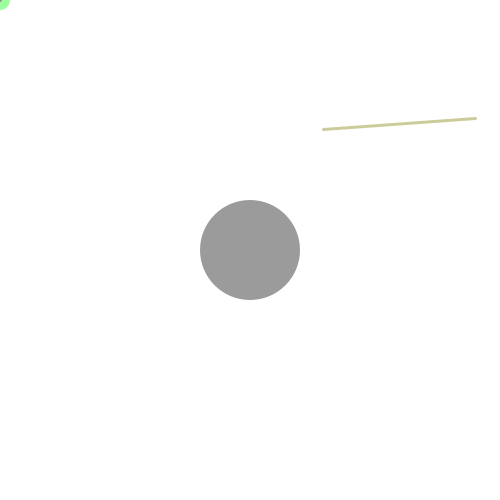
Frame 1 (no input)
Frame 60 (the mouse pressed at the canvas centre just before this capture): identical to frame 1, image omitted
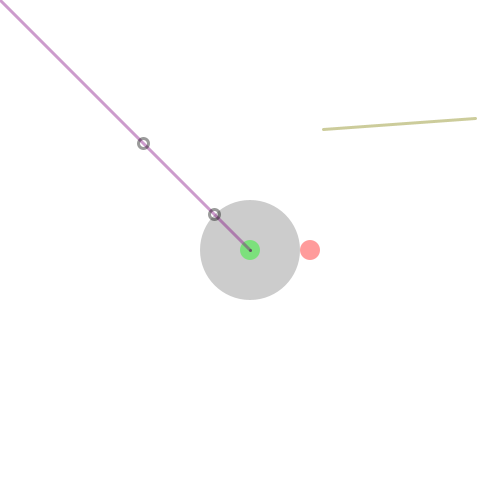
Frame 120 (the mouse held since frame 60 and released just before this capture)

The Processing sketch that drew these frames (run headless with seeded random() and noise(); from frame 60 on, the mouse is pressed at the canvas centre):

// Processing sketch: CheckCollision_Glue_Test
// ── CheckCollision_Glue_Test.pde
PVector b, m, rl1, rl2;
float rB, rM;

void setup(){
  size(500,500);
  smooth();
  ellipseMode(CENTER);
  
  b = new PVector(width*0.5, height*0.5, 0.0);
  m = new PVector();
  rl1 = new PVector(random(width), random(height), 0.0);
  rl2 = new PVector(random(width), random(height), 0.0);
  rB = 50;
  rM = 10;
}

void draw(){
  background(255);
  m.set(mouseX, mouseY, 0.0);
  
  noStroke();
  if(checkCollision(b, m, rM, rB)) fill(125, 100);
  else fill(0, 100);
  ellipse(b.x, b.y, rB*2, rB*2);
  
  noStroke();
  fill(0,255,0,100);
  ellipse(m.x, m.y, rM*2, rM*2);
  
  if(checkCollision(b, m, rM, rB)){
    PVector tmpM = new PVector();
    PVector tmpC = new PVector();
    PVector tmpL = new PVector();
    
    tmpC.set(keepCirclesGlued(m, b, rM, rB));
    tmpM.set(mouseX-pmouseX, mouseY-pmouseY, 0.0);
    tmpL.set(calcVelCircleCollision(m, b, tmpM));
    
    noStroke();
    fill(255,0,0, 100);
    ellipse(tmpC.x, tmpC.y, rM*2, rM*2);
    
    stroke(0,100);
    strokeWeight(3);
    float f = 10;
    line(b.x + tmpL.x*f, b.y + tmpL.y*f, b.x, b.y);
  }
  
  PVector tmpI = new PVector();
  tmpI.set(intersect(new PVector(0,0), m, rl1, rl2));
  
  noFill();
  strokeWeight(3);
  stroke(125,0,125, 100);
  line(0,0, m.x, m.y);
  stroke(125,125,0, 100);
  line(rl1.x, rl1.y, rl2.x, rl2.y);
  stroke(0,0,0,100);
  ellipse(tmpI.x, tmpI.y, 10, 10);
  
  tmpI.set(intersect(m, new PVector(0,0), b, rB));
  ellipse(tmpI.x, tmpI.y, 10, 10);
}

// ── Func.pde

boolean checkCollision(PVector pos1, PVector pos2, float r1, float r2){
  boolean result = false;

  if((pos1.x-pos2.x)*(pos1.x-pos2.x)+(pos1.y-pos2.y)*(pos1.y-pos2.y) < (r1+r2)*(r1+r2)) result = true;

  return result;
}

PVector keepCirclesGlued(PVector posChange, PVector posAround, float r1, float r2){
  PVector result = new PVector();

  float a = atan2(posChange.y-posAround.y, posChange.x-posAround.x);

  result.set(posAround.x + cos(a)*(r1+r2), posAround.y + sin(a)*(r1+r2), 0.0);

  return result;
}

PVector calcVelCircleCollision(PVector posChange, PVector posAround, PVector velChange){
  PVector result = new PVector();

  float aP = atan2(posChange.y-posAround.y, posChange.x-posAround.y);
  float aV = atan2(velChange.y, velChange.x);
  float aO = 2*aP-aV+PI;
  float d = dist(0,0,velChange.x,velChange.y);

  result.set(cos(aO)*d, sin(aO)*d, 0.0);

  return result;
}

PVector intersect(PVector pos1, PVector pos2, PVector posC, float r){
  PVector result = new PVector();

  float a, b;

  a = tilt(pos1, pos2);
  b = intersectAxisY(pos1, pos2);

  /*
  result.x = ((-a*b)+sqrt(-(b*b)+(r*r)+(a*a)*(r*r)))/(1+(a*a));
   result.y = result.x*a+b;
   */

  result.x = -(-posC.x-a*posC.y-a*b+sqrt(2*posC.x*a*posC.y+2*posC.x*a*b-2*b*posC.y-posC.y*posC.y+r*r-b*b-a*a*posC.x*posC.x+a*a*r*r))/(1+a*a);
  result.y = result.x*a+b;

  return result;
}

PVector intersect(PVector pos11, PVector pos12, PVector pos21, PVector pos22){
  PVector result = new PVector();

  float a1, b1, a2, b2;

  /*
  a1 = (pos11.y-pos12.y)/(pos11.x-pos12.x);
   b1 = pos11.y-(pos11.x*a1);
   
   a2 = (pos21.y-pos22.y)/(pos21.x-pos22.x);
   b2 = pos21.y-(pos21.x*a2);
   */

  a1 = tilt(pos11, pos12);
  b1 = intersectAxisY(pos11, pos12);

  a2 = tilt(pos21, pos22);
  b2 = intersectAxisY(pos21, pos22);

  result.x = -1*((b1-b2)/(a1-a2));
  result.y = a1*result.x+b1;

  return result;
}

float tilt(PVector v1, PVector v2){
  return (v1.y-v2.y)/(v1.x-v2.x);
}

float intersectAxisY(PVector v1, PVector v2){
  return v1.y-(v1.x*((v1.y-v2.y)/(v1.x-v2.x)));
}
